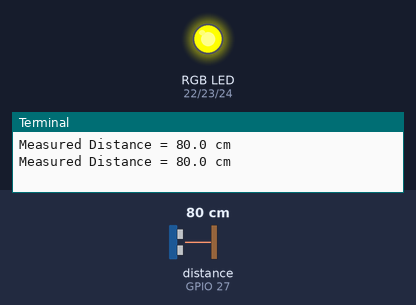
Bench run of a program on a simulated Raspberry Pi (BCM pin numbers). Parts: an RGB LED mixed from three pins (HIGH = lit), the last lines printed to the terminal. The test bench sets the inputs (shaded band); at power-on: distance to the obstacle (sensor on GPIO 27) 80 cm. The echo pulse lasts 58.3 µs per cm; the clock reads 2024-03-15 10:24:30 at power-on unless the program sets it; pins used as bus, display or sensor lines are not drawn.

Above: at 1.2 s.
1.3 s: distance to the obstacle (sensor on GPIO 27) set to 31 cm
3.2 s: distance to the obstacle (sensor on GPIO 27) set to 26 cm
At 5.0 s:
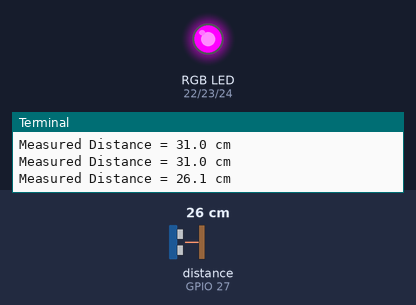
5.5 s: distance to the obstacle (sensor on GPIO 27) set to 12 cm
7.2 s: distance to the obstacle (sensor on GPIO 27) set to 9 cm
At 9.2 s:
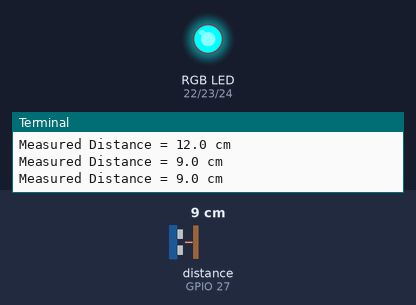
9.5 s: distance to the obstacle (sensor on GPIO 27) set to 18 cm
At 11.1 s:
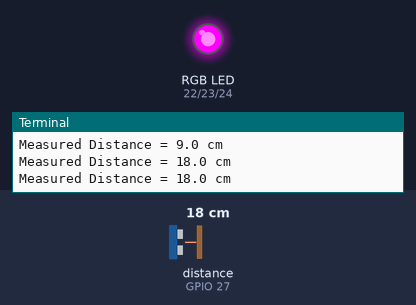
11.5 s: distance to the obstacle (sensor on GPIO 27) set to 2 cm
At 12.7 s:
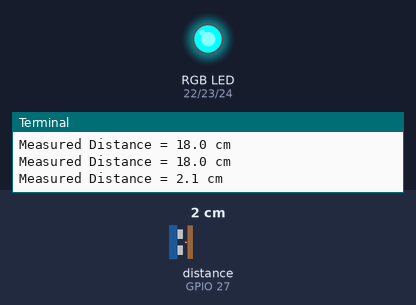
Timing chart, 0 to 14.5 s (numbered marks = the images above; inputs shaded):
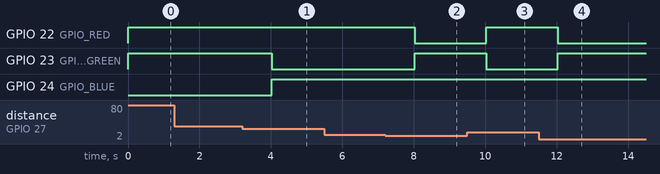

The program:

altra.py
```python
import RPi.GPIO as GPIO
import time

# GPIO Mode (BCM)
GPIO.setmode(GPIO.BCM)

# Set GPIO Pins for ultrasonic sensor
GPIO_TRIGGER = 17
GPIO_ECHO = 27

# Set GPIO Pins for RGB LED
GPIO_RED = 22
GPIO_GREEN = 23
GPIO_BLUE = 24

# Set GPIO direction (IN / OUT)
GPIO.setup(GPIO_TRIGGER, GPIO.OUT)
GPIO.setup(GPIO_ECHO, GPIO.IN)
GPIO.setup(GPIO_RED, GPIO.OUT)
GPIO.setup(GPIO_GREEN, GPIO.OUT)
GPIO.setup(GPIO_BLUE, GPIO.OUT)

# Initially turn off all colors (since it's common anode)
GPIO.output(GPIO_RED, GPIO.HIGH)
GPIO.output(GPIO_GREEN, GPIO.HIGH)
GPIO.output(GPIO_BLUE, GPIO.HIGH)

def distance():
    # Send a 10us pulse to trigger
    GPIO.output(GPIO_TRIGGER, True)
    time.sleep(0.00001)
    GPIO.output(GPIO_TRIGGER, False)

    StartTime = time.time()
    StopTime = time.time()

    # Save StartTime
    while GPIO.input(GPIO_ECHO) == 0:
        StartTime = time.time()

    # Save time of arrival
    while GPIO.input(GPIO_ECHO) == 1:
        StopTime = time.time()

    # Time difference between start and arrival
    TimeElapsed = StopTime - StartTime
    distance = (TimeElapsed * 34300) / 2

    return distance

def control_rgb_led(dist):
    if dist < 10:
        # Red color
        GPIO.output(GPIO_RED, GPIO.LOW)
        GPIO.output(GPIO_GREEN, GPIO.HIGH)
        GPIO.output(GPIO_BLUE, GPIO.HIGH)
    elif dist < 30:
        # Blue Color
        GPIO.output(GPIO_RED, GPIO.HIGH)
        GPIO.output(GPIO_GREEN, GPIO.LOW)
        GPIO.output(GPIO_BLUE, GPIO.HIGH)
    else:
        # Green color
        GPIO.output(GPIO_RED, GPIO.HIGH)
        GPIO.output(GPIO_GREEN, GPIO.HIGH)
        GPIO.output(GPIO_BLUE, GPIO.LOW)

try:
    while True:
        dist = distance()
        print(f"Measured Distance = {dist:.1f} cm")
        control_rgb_led(dist)
        time.sleep(1)

except KeyboardInterrupt:
    print("Measurement stopped by User")
    GPIO.cleanup()
```

Measured:
- the behaviour switches between 30 and 29 cm on distance to the obstacle (sensor on GPIO 27) (found by bisection; images 0 and 1)
- the behaviour switches between 11 and 10 cm on distance to the obstacle (sensor on GPIO 27) (found by bisection; images 1 and 2)
- after the input at 3.2 s, GPIO 23 (GPIO_GREEN): HIGH → LOW after 0.82 s; GPIO 24 (GPIO_BLUE): LOW → HIGH after 0.82 s
- after the input at 7.2 s, GPIO 22 (GPIO_RED): HIGH → LOW after 0.83 s; GPIO 23 (GPIO_GREEN): LOW → HIGH after 0.83 s
- after the input at 9.5 s, GPIO 22 (GPIO_RED): LOW → HIGH after 0.53 s; GPIO 23 (GPIO_GREEN): HIGH → LOW after 0.53 s
- after the input at 11.5 s, GPIO 22 (GPIO_RED): HIGH → LOW after 0.53 s; GPIO 23 (GPIO_GREEN): LOW → HIGH after 0.53 s
